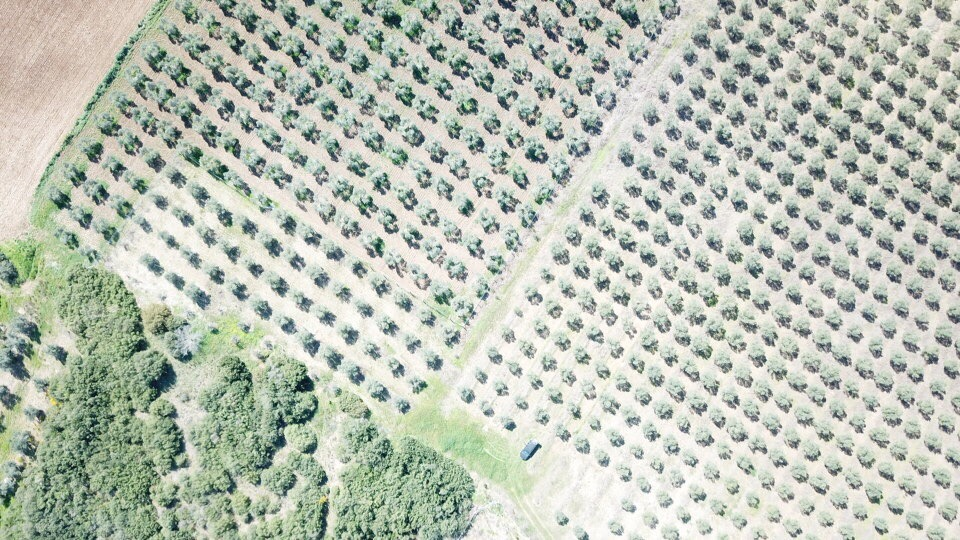
#> input picture dataset/im_(1).jpg, 960 x 540 px
$ python lbpSchematicExample.py
#> lines starting #> are read from the running program, lines starting #| are printed output that depends on the picture
import cv2
import numpy as np
import matplotlib.pyplot as plt


METHOD = 'uniform'
plt.rcParams['font.size'] = 9


def plot_circle(ax, center, radius, color):
    circle = plt.Circle(center, radius, facecolor=color, edgecolor='0.5')
    ax.add_patch(circle)


def plot_lbp_model(ax, binary_values):
    """Draw the schematic for a local binary pattern."""
    # Geometry spec
    theta = np.deg2rad(45)
    R = 1
    r = 0.15
    w = 1.5
    gray = '0.5'

    # Draw the central pixel.
    plot_circle(ax, (0, 0), radius=r, color=gray)
    # Draw the surrounding pixels.
    for i, facecolor in enumerate(binary_values):
        x = R * np.cos(i * theta)
        y = R * np.sin(i * theta)
        plot_circle(ax, (x, y), radius=r, color=str(facecolor))

    # Draw the pixel grid.
    for x in np.linspace(-w, w, 4):
        ax.axvline(x, color=gray)
        ax.axhline(x, color=gray)

    # Tweak the layout.
    ax.axis('image')
    ax.axis('off')
    size = w + 0.2
    ax.set_xlim(-size, size)
    ax.set_ylim(-size, size)


fig, axes = plt.subplots(ncols=5, figsize=(7, 2))

titles = ['flat', 'flat', 'edge', 'corner', 'non-uniform']

binary_patterns = [np.zeros(8),
                   np.ones(8),
                   np.hstack([np.ones(4), np.zeros(4)]),
                   np.hstack([np.zeros(3), np.ones(5)]),
                   [1, 0, 0, 1, 1, 1, 0, 0]]

for ax, values, name in zip(axes, binary_patterns, titles):
    plot_lbp_model(ax, values)
    ax.set_title(name)


from skimage.transform import rotate
from skimage.feature import local_binary_pattern
from skimage import data
from skimage.color import label2rgb

# settings for LBP
radius = 3
n_points = 8 * radius


def overlay_labels(image, lbp, labels):
    mask = np.logical_or.reduce([lbp == each for each in labels])
    return label2rgb(mask, image=image, bg_label=0, alpha=0.5)


def highlight_bars(bars, indexes):
    for i in indexes:
        bars[i].set_facecolor('r')


image = cv2.imread("dataset/im_(1).jpg",0)#data.im1()
#> image: shape (540, 960); min 10, max 255, mean 189.7
lbp = local_binary_pattern(image, n_points, radius, METHOD)


def hist(ax, lbp):
    n_bins = int(lbp.max() + 1)
    return ax.hist(lbp.ravel(), density=True, bins=n_bins, range=(0, n_bins),
                   facecolor='0.5')


# plot histograms of LBP of textures
fig, (ax_img, ax_hist) = plt.subplots(nrows=2, ncols=3, figsize=(9, 6))
plt.gray()

titles = ('edge', 'flat', 'corner')
w = width = radius - 1
edge_labels = range(n_points // 2 - w, n_points // 2 + w + 1)
flat_labels = list(range(0, w + 1)) + list(range(n_points - w, n_points + 2))
i_14 = n_points // 4            # 1/4th of the histogram
i_34 = 3 * (n_points // 4)      # 3/4th of the histogram
corner_labels = (list(range(i_14 - w, i_14 + w + 1)) +
                 list(range(i_34 - w, i_34 + w + 1)))

label_sets = (edge_labels, flat_labels, corner_labels)

for ax, labels in zip(ax_img, label_sets):
    ax.imshow(overlay_labels(image, lbp, labels))
#> this loop made 3 passes
#> pass 1, in overlay_labels, `mask = np.logical_or.reduce([lbp == each for each in labels])`:
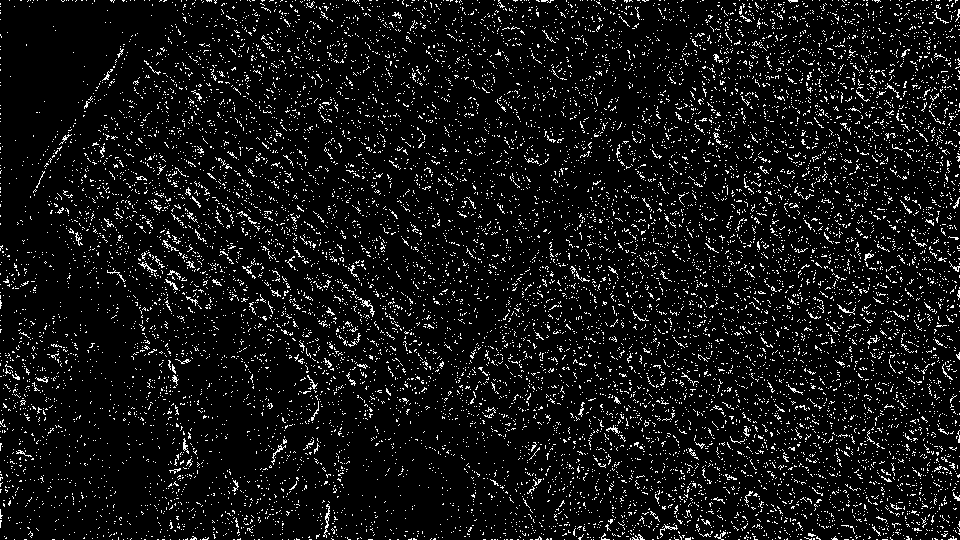
#> mask: shape (540, 960) bool; 7.4% white in thin lines or dots

for ax, labels, name in zip(ax_hist, label_sets, titles):
    counts, _, bars = hist(ax, lbp)
    highlight_bars(bars, labels)
    ax.set_ylim(top=np.max(counts[:-1]))
    ax.set_xlim(right=n_points + 2)
    ax.set_title(name)

ax_hist[0].set_ylabel('Percentage')
for ax in ax_img:
    ax.axis('off')


# settings for LBP
radius = 2
n_points = 8 * radius


def kullback_leibler_divergence(p, q):
    p = np.asarray(p)
    q = np.asarray(q)
    filt = np.logical_and(p != 0, q != 0)
    return np.sum(p[filt] * np.log2(p[filt] / q[filt]))


def match(refs, img):
    best_score = 10
    best_name = None
    lbp = local_binary_pattern(img, n_points, radius, METHOD)
    n_bins = int(lbp.max() + 1)
    hist, _ = np.histogram(lbp, density=True, bins=n_bins, range=(0, n_bins))
    for name, ref in refs.items():
        ref_hist, _ = np.histogram(ref, density=True, bins=n_bins,
                                   range=(0, n_bins))
        score = kullback_leibler_divergence(hist, ref_hist)
        if score < best_score:
            best_score = score
            best_name = name
    return best_name


im1 = cv2.imread("dataset/im_(1).jpg",0)#data.im1()
im2 = cv2.imread("dataset/im_(2).jpg",0) #data.im2()
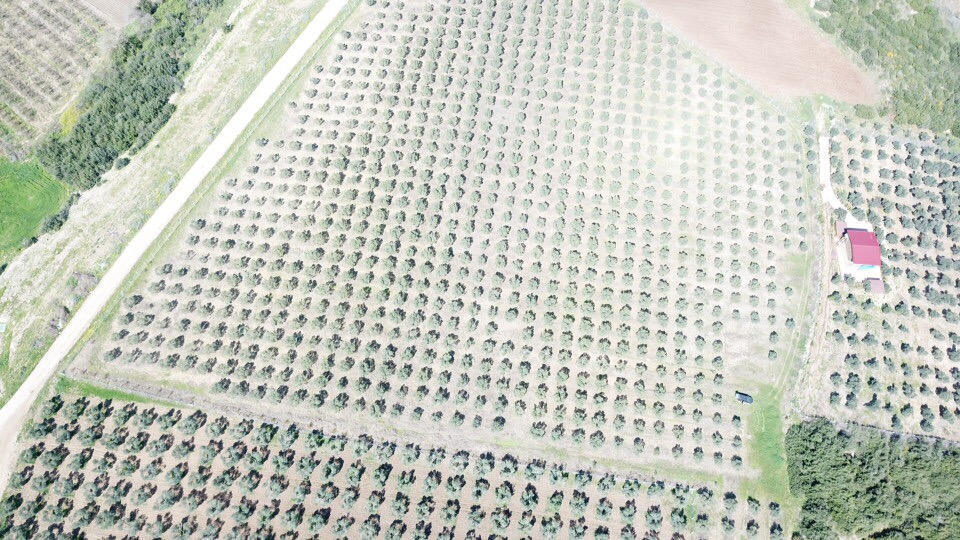
#> input picture dataset/im_(2).jpg, 960 x 540 px
#> im2: shape (540, 960); min 7, max 255, mean 198.8
im3 = cv2.imread("dataset/im_(3).jpg",0) #data.im3()
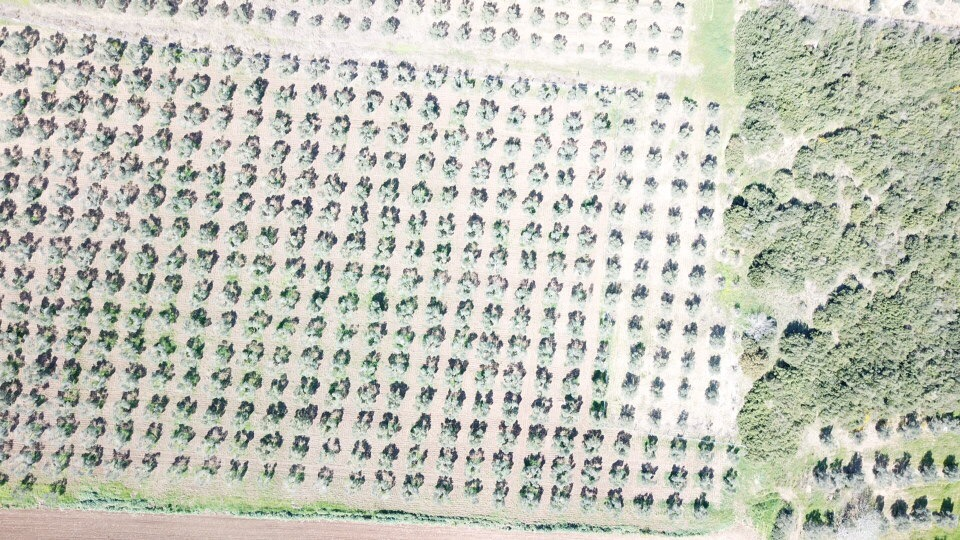
#> input picture dataset/im_(3).jpg, 960 x 540 px
#> im3: shape (540, 960); min 2, max 255, mean 195.7

refs = {
    'im1': local_binary_pattern(im1, n_points, radius, METHOD),
    'im2': local_binary_pattern(im2, n_points, radius, METHOD),
    'im3': local_binary_pattern(im3, n_points, radius, METHOD)
}

# classify rotated textures
print('Rotated images matched against references using LBP:')
print('original: im1, rotated: 30deg, match result: ',
      match(refs, rotate(im1, angle=30, resize=False)))
#> in match, `lbp = local_binary_pattern(img, n_points, radius, METHOD)`:
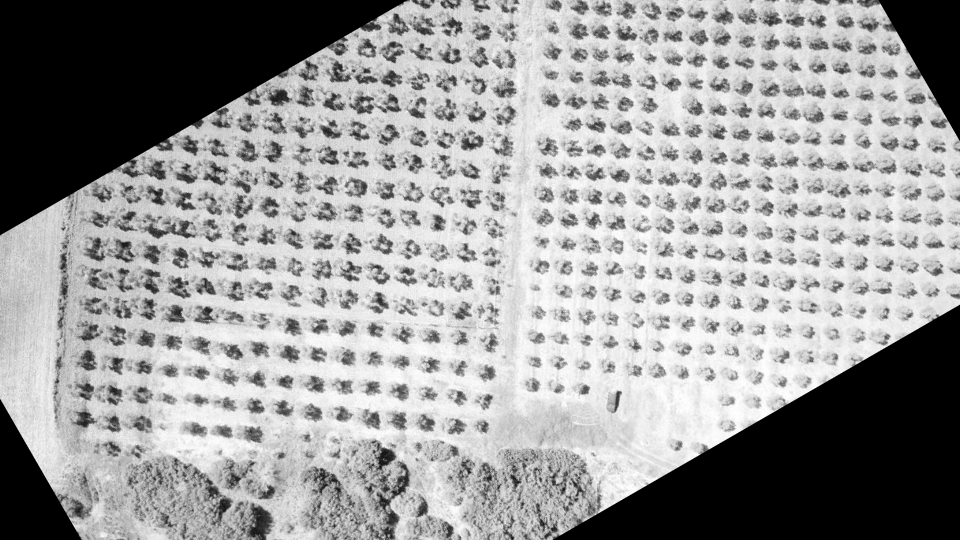
#> img: shape (540, 960) float64; min 0, max 1, mean 0.605
#> in match, `n_bins = int(lbp.max() + 1)`: n_bins = 18
#> in match, `hist, _ = np.histogram(lbp, density=True, bins=n_bins, range=(0, n_bin..`: hist = 18 values, max 0.253 at index 16, min 0.0208 at index 4, mean 0.0556
#> the loop in match, `for name, ref in refs.items():` made 3 passes
#> (name, score, best_score, best_name) on pass 1: ('im1', 0.259, 0.259, 'im1')
#> (name, score) on passes 2 to 3: ('im2', 0.267), ('im3', 0.283)
#> after the loop in match, `for name, ref in refs.items():`: best_score = 0.259
#| original: im1, rotated: 30deg, match result:  im1
print('original: im1, rotated: 70deg, match result: ',
      match(refs, rotate(im1, angle=70, resize=False)))
#> in match (call 2), `lbp = local_binary_pattern(img, n_points, radius, METHOD)`:
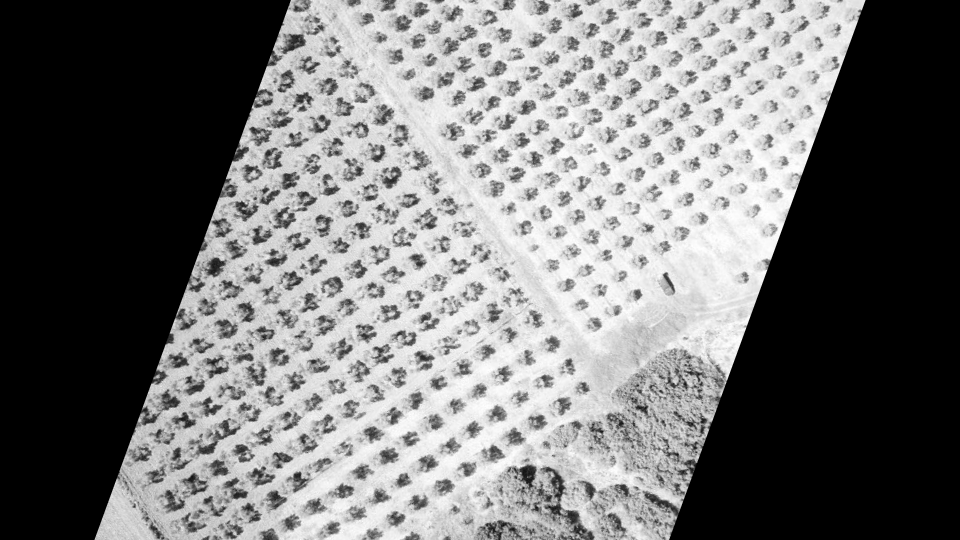
#> img: shape (540, 960) float64; min 0, max 1, mean 0.459
#> in match (call 2), `hist, _ = np.histogram(lbp, density=True, bins=n_bins, range=(0, n_bin..`: hist = 18 values, max 0.436 at index 16, min 0.0161 at index 4, mean 0.0556
#> the loop in match (call 2), `for name, ref in refs.items():` made 3 passes
#> (name, score, best_score, best_name) on passes 1 to 2: ('im1', 0.752, 0.752, 'im1'), ('im2', 0.749, 0.749, 'im2')
#> (name, score) on pass 3: ('im3', 0.76)
#> after the loop in match (call 2), `for name, ref in refs.items():`: best_score = 0.749
#| original: im1, rotated: 70deg, match result:  im2
print('original: im2, rotated: 145deg, match result: ',
      match(refs, rotate(im2, angle=145, resize=False)))
#> in match (call 3), `lbp = local_binary_pattern(img, n_points, radius, METHOD)`:
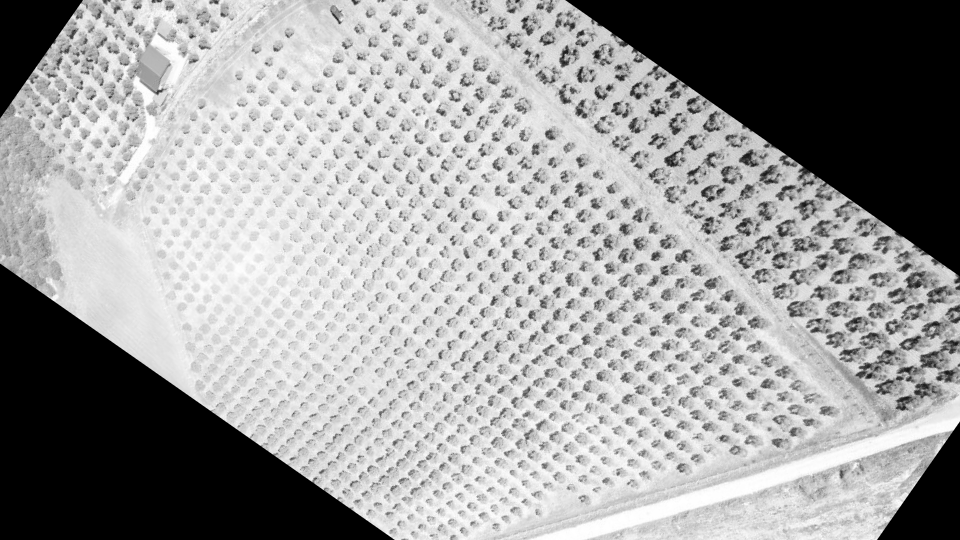
#> img: shape (540, 960) float64; min 0, max 1, mean 0.617
#> in match (call 3), `hist, _ = np.histogram(lbp, density=True, bins=n_bins, range=(0, n_bin..`: hist = 18 values, max 0.275 at index 16, min 0.0198 at index 4, mean 0.0556
#> the loop in match (call 3), `for name, ref in refs.items():` made 3 passes
#> (name, score, best_score, best_name) on pass 1: ('im1', 0.306, 0.306, 'im1')
#> (name, score) on passes 2 to 3: ('im2', 0.311), ('im3', 0.327)
#> after the loop in match (call 3), `for name, ref in refs.items():`: best_score = 0.306
#| original: im2, rotated: 145deg, match result:  im1

# plot histograms of LBP of textures
fig, ((ax1, ax2, ax3), (ax4, ax5, ax6)) = plt.subplots(nrows=2, ncols=3,
                                                       figsize=(9, 6))
plt.gray()

ax1.imshow(im1)
ax1.axis('off')
hist(ax4, refs['im1'])
ax4.set_ylabel('Percentage')

ax2.imshow(im2)
ax2.axis('off')
hist(ax5, refs['im2'])
ax5.set_xlabel('Uniform LBP values')

ax3.imshow(im3)
ax3.axis('off')
hist(ax6, refs['im3'])

plt.show()
#> figure, not shown here; panel 4: tallest bar 0.52 high, from x = 25 to 26; panel 5: tallest bar 0.52 high, from x = 25 to 26; panel 6: tallest bar 0.52 high, from x = 25 to 26
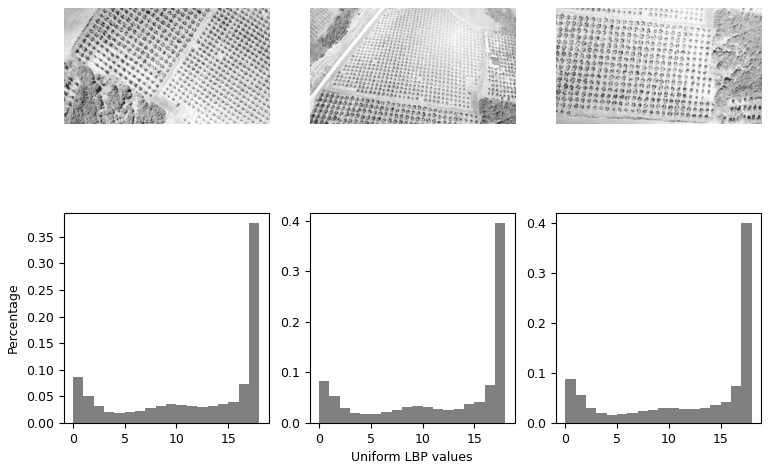
#> figure drawn by matplotlib, 6 panels; panel 4: tallest bar 0.376 high, from x = 17 to 18; panel 5: tallest bar 0.395 high, from x = 17 to 18; panel 6: tallest bar 0.401 high, from x = 17 to 18
